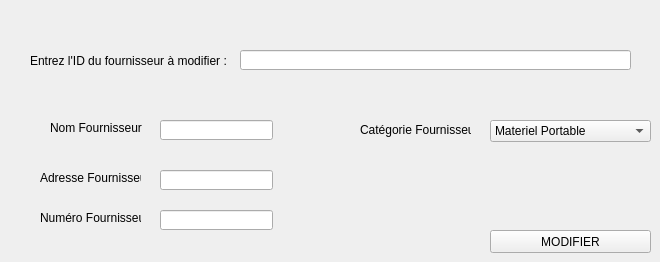
      <widget class="QWidget" name="tab">
       <attribute name="title">
        <string>Modifier un Fournisseur</string>
       </attribute>
       <widget class="QLabel" name="label_8">
        <property name="geometry">
         <rect>
          <x>30</x>
          <y>50</y>
          <width>211</width>
          <height>21</height>
         </rect>
        </property>
        <property name="text">
         <string>Entrez l'ID du fournisseur à modifier :</string>
        </property>
       </widget>
       <widget class="QLabel" name="label_9">
        <property name="geometry">
         <rect>
          <x>50</x>
          <y>120</y>
          <width>101</width>
          <height>16</height>
         </rect>
        </property>
        <property name="text">
         <string>Nom Fournisseur</string>
        </property>
       </widget>
       <widget class="QLabel" name="label_10">
        <property name="geometry">
         <rect>
          <x>40</x>
          <y>170</y>
          <width>101</width>
          <height>16</height>
         </rect>
        </property>
        <property name="text">
         <string>Adresse Fournisseur</string>
        </property>
       </widget>
       <widget class="QLineEdit" name="m_adresse_fournisseur">
        <property name="geometry">
         <rect>
          <x>160</x>
          <y>170</y>
          <width>113</width>
          <height>20</height>
         </rect>
        </property>
       </widget>
       <widget class="QLabel" name="label_12">
        <property name="geometry">
         <rect>
          <x>360</x>
          <y>120</y>
          <width>111</width>
          <height>20</height>
         </rect>
        </property>
        <property name="text">
         <string>Catégorie Fournisseur</string>
        </property>
       </widget>
       <widget class="QPushButton" name="modifierf">
        <property name="geometry">
         <rect>
          <x>490</x>
          <y>230</y>
          <width>161</width>
          <height>23</height>
         </rect>
        </property>
        <property name="text">
         <string>MODIFIER</string>
        </property>
       </widget>
       <widget class="QLineEdit" name="m_nom_fournisseur">
        <property name="geometry">
         <rect>
          <x>160</x>
          <y>120</y>
          <width>113</width>
          <height>20</height>
         </rect>
        </property>
       </widget>
       <widget class="QLineEdit" name="m_id_fournisseur">
        <property name="geometry">
         <rect>
          <x>240</x>
          <y>50</y>
          <width>391</width>
          <height>20</height>
         </rect>
        </property>
       </widget>
       <widget class="QLabel" name="label_23">
        <property name="geometry">
         <rect>
          <x>40</x>
          <y>210</y>
          <width>101</width>
          <height>16</height>
         </rect>
        </property>
        <property name="text">
         <string>Numéro Fournisseur</string>
        </property>
       </widget>
       <widget class="QLineEdit" name="m_num_fournisseur">
        <property name="geometry">
         <rect>
          <x>160</x>
          <y>210</y>
          <width>113</width>
          <height>20</height>
         </rect>
        </property>
       </widget>
       <widget class="QComboBox" name="m_comboBox_2">
        <property name="geometry">
         <rect>
          <x>490</x>
          <y>120</y>
          <width>161</width>
          <height>22</height>
         </rect>
        </property>
        <item>
         <property name="text">
          <string>Materiel Portable</string>
         </property>
        </item>
        <item>
         <property name="text">
          <string>Materiel Bureautique</string>
         </property>
        </item>
        <item>
         <property name="text">
          <string>Materiel pour imprimantes </string>
         </property>
        </item>
       </widget>
      </widget>
